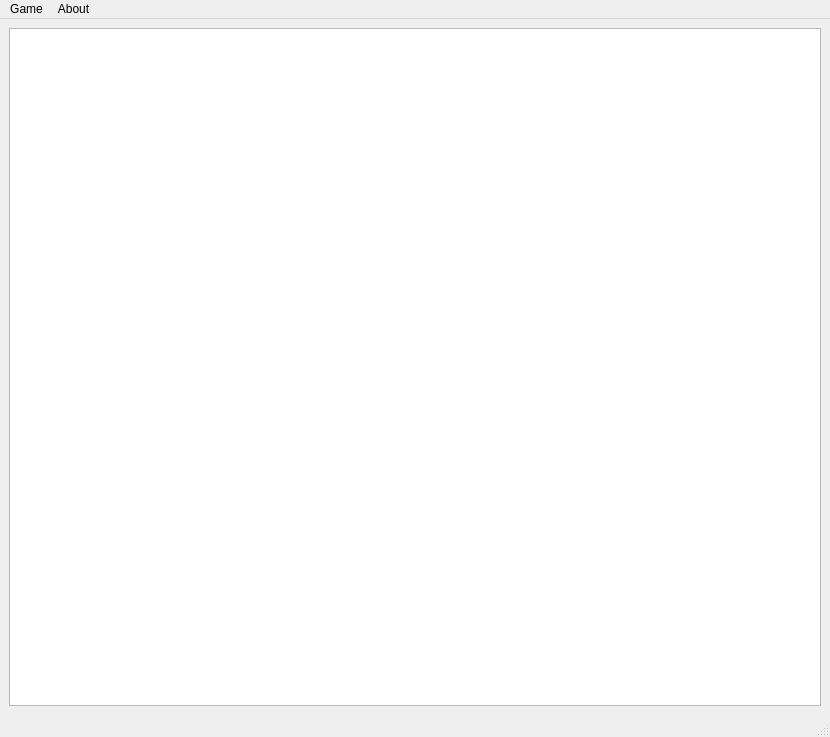
<?xml version="1.0" encoding="UTF-8"?>
<ui version="4.0">
 <class>MainWindow</class>
 <widget class="QMainWindow" name="MainWindow">
  <property name="geometry">
   <rect>
    <x>0</x>
    <y>0</y>
    <width>830</width>
    <height>737</height>
   </rect>
  </property>
  <property name="mouseTracking">
   <bool>true</bool>
  </property>
  <property name="windowTitle">
   <string>MainWindow</string>
  </property>
  <widget class="QWidget" name="centralwidget">
   <property name="mouseTracking">
    <bool>true</bool>
   </property>
   <layout class="QGridLayout" name="gridLayout">
    <item row="0" column="0">
     <widget class="MyGraphicsView" name="graphicsView">
      <property name="minimumSize">
       <size>
        <width>750</width>
        <height>550</height>
       </size>
      </property>
      <property name="mouseTracking">
       <bool>true</bool>
      </property>
     </widget>
    </item>
   </layout>
  </widget>
  <widget class="QMenuBar" name="menubar">
   <property name="geometry">
    <rect>
     <x>0</x>
     <y>0</y>
     <width>830</width>
     <height>21</height>
    </rect>
   </property>
   <widget class="QMenu" name="menuGame">
    <property name="title">
     <string>Game</string>
    </property>
    <addaction name="ActionNewGame"/>
   </widget>
   <widget class="QMenu" name="menuAbout">
    <property name="title">
     <string>About</string>
    </property>
    <addaction name="ActionVersion"/>
   </widget>
   <addaction name="menuGame"/>
   <addaction name="menuAbout"/>
  </widget>
  <widget class="QStatusBar" name="statusbar"/>
  <action name="ActionNewGame">
   <property name="text">
    <string>new game</string>
   </property>
  </action>
  <action name="ActionVersion">
   <property name="text">
    <string>version</string>
   </property>
  </action>
 </widget>
 <customwidgets>
  <customwidget>
   <class>MyGraphicsView</class>
   <extends>QGraphicsView</extends>
   <header location="global">mygraphicsview.h</header>
  </customwidget>
 </customwidgets>
 <resources/>
 <connections/>
</ui>
